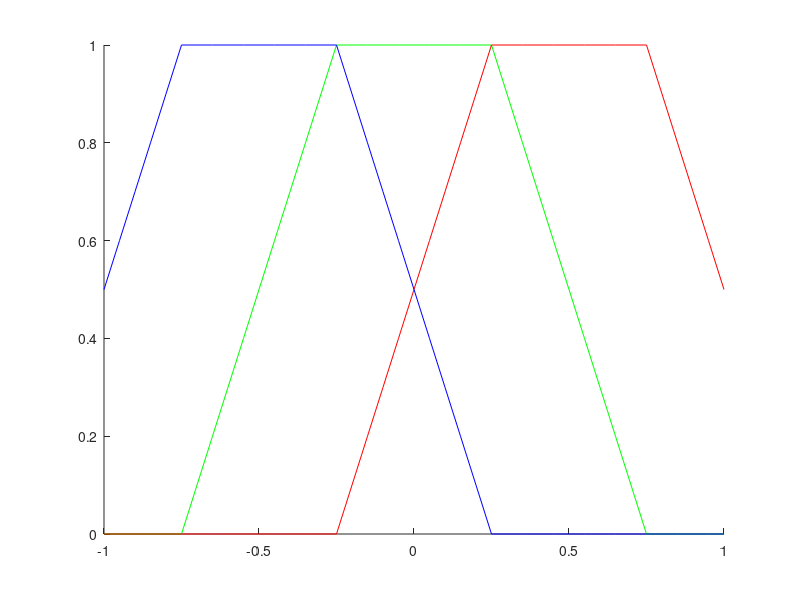

Write MATLAB code to recreate this figure.


t_min = -1.0;
t_max = 1.0;

t = t_min:0.05:t_max;

t_range = t_max - t_min;
t_avg = (t_max + t_min)/2.0;

t_m = (t_max-t_avg)/2.0;


g = 1.5-abs((4/t_range)*(t-t_avg));
g(g<=0)=0;
g(g>=1)=1;

r = 1.5-abs((4/t_range)*(t-t_avg-t_m));
r(r>=1)=1;
r(r<=0)=0;

b = 1.5-abs((4/t_range)*(t-t_avg+t_m));
b(b>=1)=1;
b(b<=0)=0;
%%
figure(1)
hold on
plot(t,g,'g')
plot(t,r,'r')
plot(t,b,'b')


